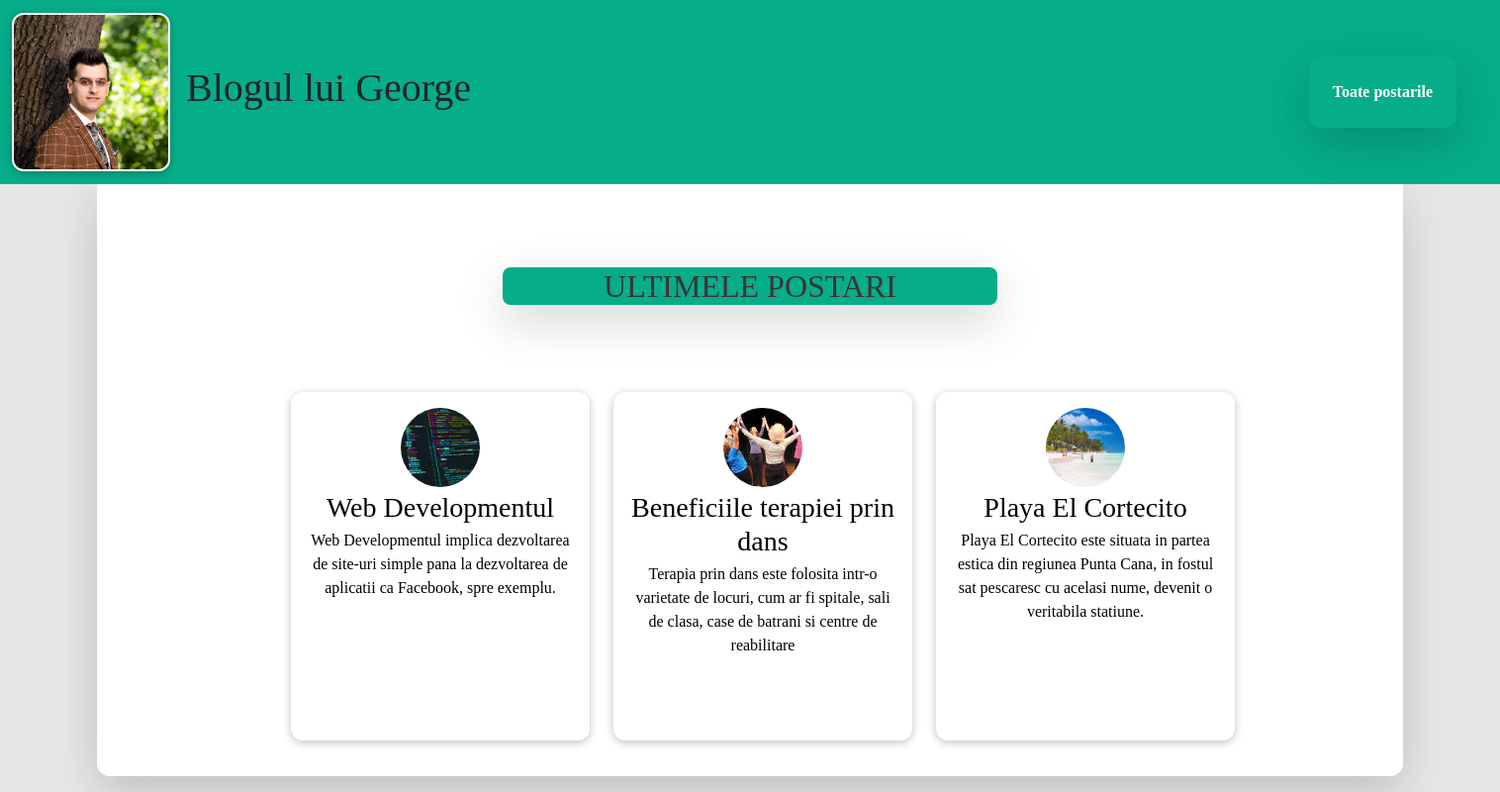
The page / on the database its author committed.
### blog/models.py (models this page shows, shortened)
class Post(models.Model):
    title = models.CharField(max_length=150)
    excerpt = models.CharField(max_length=200)
    image = models.ImageField(upload_to='posts', null=True)
    date = models.DateField(auto_now=True)
    slug = models.SlugField(unique=True, db_index=True)
    content = models.TextField(validators=[MinLengthValidator(10)])
    author = models.ForeignKey(Author, on_delete=models.SET_NULL, null= True, related_name='post')
    tags = models.ManyToManyField(Tag)

### blog/views.py (the view)
# urls.py: path('', views.StartingPageView.as_view(), name = 'starting-page'),
class StartingPageView(ListView):
    template_name = 'blog/index.html'
    model = Post
    ordering = ['-date']
    context_object_name = 'posts'
    def get_queryset(self):
        queryset = super().get_queryset()
        data = queryset[:3]
        return data

### blog/templates/blog/index.html (shortened to what this page needs)
{% extends 'base.html' %}
{% load static %}
{% block content %}
    <section class="h2 shadow-lg">
        <h2>ULTIMELE POSTARI</h2>
    </section>
    <section class="latest-posts">
        <ul>
            {% for post in posts %}
                {% include "blog/includes/post.html" %}
            {% endfor %}
        </ul>
    </section>
{% endblock  %}

### blog/templates/blog/includes/post.html
<li>
    <article class="post">
        <a href="{% url 'post-detail-page' post.slug %}">
            <img src="{{ post.image.url }}" alt="{{ post.title }}">
            <div class="post__content">
                <h3>{{ post.title }}</h3>
                <p>
                    {{ post.excerpt }}
                </p>
            </div>
        </a>
    </article>
</li>

### static/style.css (style rules this page uses)
* { font-family: 'Times New Roman', Times, serif; }
.h2 { width: 500px; text-align: center; margin: auto; background-color: #06ad89; color: rgb(59, 53, 53); margin-top: 5rem; border-radius: 0.5rem; }
body { background-color: #e7e7e7; }
.latest-posts ul { list-style: none; padding: 0; margin: auto; display: grid; grid-template-columns: repeat(auto-fill, minmax(17rem, 1fr)); gap: 1.5rem; width: 80rem; margin-left: 12rem; }
ul { list-style: none; }
.post img { width: 7rem; height: 7rem; }
.post a { height: 22rem; transform-origin: center; box-shadow: 0 2px 8px rgba(0, 0, 0, 0.25); border-radius: 12px; background-color: white; }
.post { display: flex; flex-direction: column; align-items: center; text-align: center; margin-top: 5rem; margin-bottom: 2rem; }
.post a { text-decoration: none; color: black; transition: all 0.2s ease; padding: 1rem; }
.post img { width: 5rem; height: 5rem; object-fit: cover; border-radius: 50%; }
.post h3 { margin: 0.25rem 0; }

### rows shown on the page
Post: image (picture), title "Web Developmentul", excerpt "Web Developmentul implica dezvoltarea de site-uri simple pana la dezvoltarea de aplicatii ca Facebook, spre exemplu."
Post: image (picture), title "Beneficiile terapiei prin dans", excerpt "Terapia prin dans este folosita intr-o varietate de locuri, cum ar fi spitale, sali de clasa, case de batrani si centre de reabilitare"
Post: image (picture), title "Playa El Cortecito", excerpt "Playa El Cortecito este situata in partea estica din regiunea Punta Cana, in fostul sat pescaresc cu acelasi nume, devenit o veritabila statiune."
